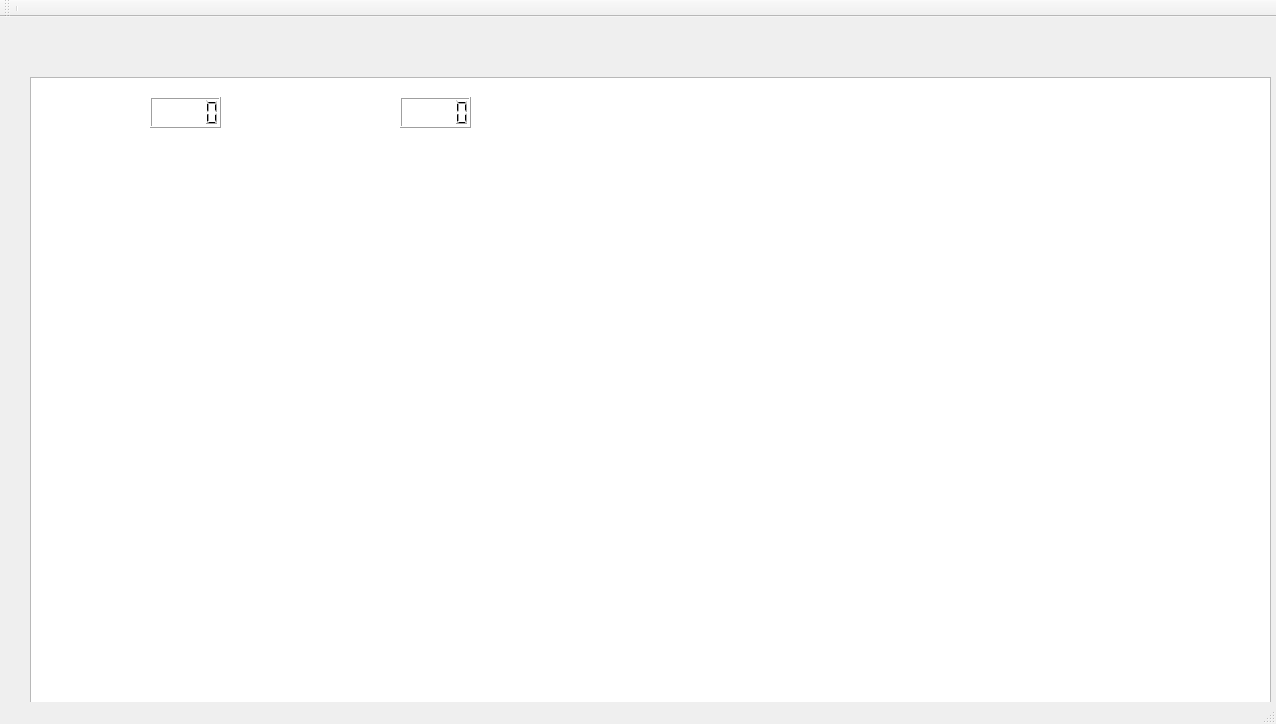
<?xml version="1.0" encoding="UTF-8"?>
<ui version="4.0">
 <class>MainWindow</class>
 <widget class="QMainWindow" name="MainWindow">
  <property name="geometry">
   <rect>
    <x>0</x>
    <y>0</y>
    <width>1276</width>
    <height>724</height>
   </rect>
  </property>
  <property name="windowTitle">
   <string>MainWindow</string>
  </property>
  <widget class="QWidget" name="centralWidget">
   <widget class="QGraphicsView" name="graphicsView">
    <property name="geometry">
     <rect>
      <x>30</x>
      <y>60</y>
      <width>1241</width>
      <height>651</height>
     </rect>
    </property>
   </widget>
   <widget class="QLabel" name="label">
    <property name="geometry">
     <rect>
      <x>10</x>
      <y>40</y>
      <width>1211</width>
      <height>631</height>
     </rect>
    </property>
    <property name="text">
     <string/>
    </property>
   </widget>
   <widget class="QLCDNumber" name="lcd">
    <property name="geometry">
     <rect>
      <x>150</x>
      <y>80</y>
      <width>71</width>
      <height>31</height>
     </rect>
    </property>
   </widget>
   <widget class="QLabel" name="label_2">
    <property name="geometry">
     <rect>
      <x>50</x>
      <y>80</y>
      <width>91</width>
      <height>31</height>
     </rect>
    </property>
    <property name="text">
     <string>&lt;html&gt;&lt;head/&gt;&lt;body&gt;&lt;p&gt;&lt;span style=&quot; font-size:16pt; font-weight:600; color:#ffffff;&quot;&gt;HEALTH:&lt;/span&gt;&lt;/p&gt;&lt;/body&gt;&lt;/html&gt;</string>
    </property>
   </widget>
   <widget class="QLabel" name="label_3">
    <property name="geometry">
     <rect>
      <x>300</x>
      <y>80</y>
      <width>91</width>
      <height>31</height>
     </rect>
    </property>
    <property name="text">
     <string>&lt;html&gt;&lt;head/&gt;&lt;body&gt;&lt;p&gt;&lt;span style=&quot; font-size:16pt; font-weight:600; color:#ffffff;&quot;&gt;SCORE:&lt;/span&gt;&lt;/p&gt;&lt;/body&gt;&lt;/html&gt;</string>
    </property>
   </widget>
   <widget class="QLCDNumber" name="lcd1">
    <property name="geometry">
     <rect>
      <x>400</x>
      <y>80</y>
      <width>71</width>
      <height>31</height>
     </rect>
    </property>
   </widget>
   <zorder>label</zorder>
   <zorder>graphicsView</zorder>
   <zorder>lcd</zorder>
   <zorder>label_2</zorder>
   <zorder>label_3</zorder>
   <zorder>lcd1</zorder>
  </widget>
  <widget class="QMenuBar" name="menuBar">
   <property name="geometry">
    <rect>
     <x>0</x>
     <y>0</y>
     <width>1276</width>
     <height>22</height>
    </rect>
   </property>
  </widget>
  <widget class="QToolBar" name="mainToolBar">
   <attribute name="toolBarArea">
    <enum>TopToolBarArea</enum>
   </attribute>
   <attribute name="toolBarBreak">
    <bool>false</bool>
   </attribute>
   <addaction name="separator"/>
  </widget>
  <widget class="QStatusBar" name="statusBar"/>
 </widget>
 <layoutdefault spacing="6" margin="11"/>
 <resources/>
 <connections/>
</ui>
